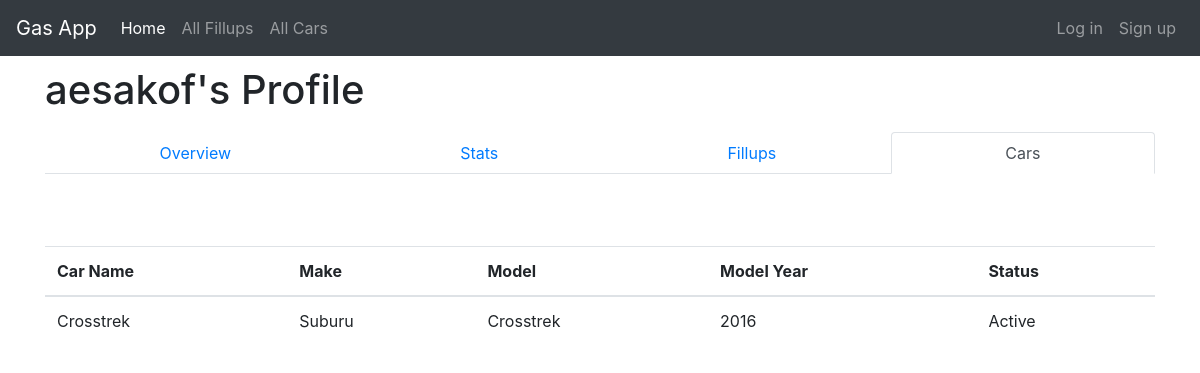
The page /profile/aesakof/cars/ on the database as committed earlier.
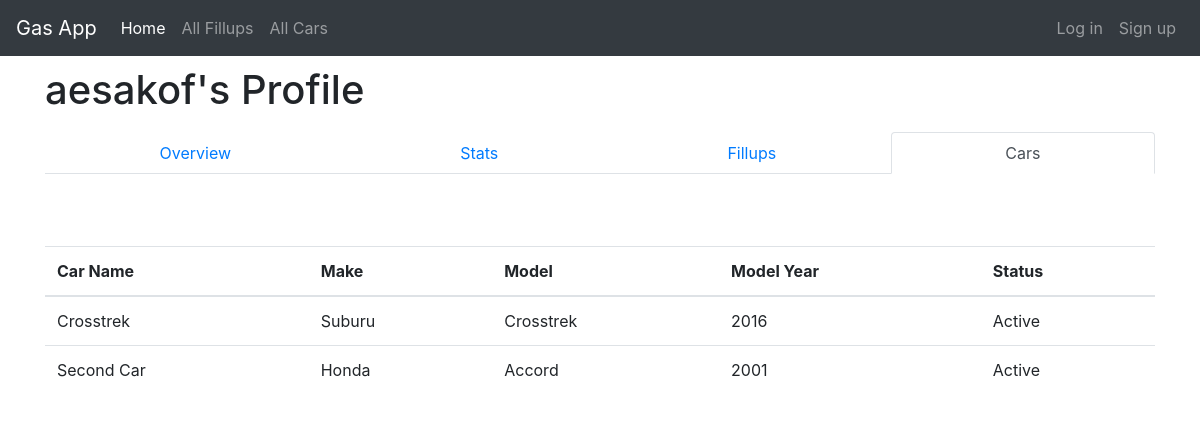
The same page on the database as committed later.
### fillups/models.py (models this page shows, shortened)
class Car(models.Model):
    username = models.ForeignKey(User,on_delete=models.CASCADE)
    name = models.CharField(max_length=25)
    make = models.CharField(max_length=25)
    model = models.CharField(max_length=25)
    model_year = models.IntegerField(choices=MODEL_YEARS)
    status = models.CharField(max_length=10,choices=STATUS,default='Active')

### fillups/views.py (the view)
# urls.py: path('profile/<str:username>/cars/',views.UserCarListView.as_view(),name='user_car_list'),
class UserCarListView(ListView):
    template_name = 'fillups/user_car_list.html'
    model = Car
    context_object_name = 'user_car_list'
    ordering = ['name']
    def get_queryset(self):
        usr = get_object_or_404(User, username=self.kwargs.get("username"))
        return Car.objects.filter(username=usr).order_by('name')
    def get_context_data(self):
        usr = get_object_or_404(User, username=self.kwargs.get("username"))
        context = super(UserCarListView,self).get_context_data(**self.kwargs)
        context['profile_name'] = usr.username
        return context

### fillups/templates/fillups/user_car_list.html (shortened to what this page needs)
{% extends 'base.html' %}
{% block content %}
<div class="centerstage">
  <h1>{{ profile_name }}'s Profile</h1>
  <nav class="nav nav-tabs nav-fill">
    <a class="nav-item nav-link" href="{% url 'fillups:user_profile' username=profile_name %}">Overview</a>
    <a class="nav-item nav-link" href="{% url 'fillups:user_stats' username=profile_name %}">Stats</a>
    <a class="nav-item nav-link" href="{% url 'fillups:user_fillup_list' username=profile_name %}">Fillups</a>
    <a class="nav-item nav-link active" href="{% url 'fillups:user_car_list' username=profile_name %}">Cars</a>
  </nav>
  <br>
  <br>
  <br>
  <table class="table">
    <thead>
      <tr>
        <th>Car Name</th>
        <th>Make</th>
        <th>Model</th>
        <th>Model Year</th>
        <th>Status</th>
      </tr>
    </thead>
    <tbody>
      {% for car in user_car_list %}
        <div class="car">
          <tr>
            <td>{{ car.name }}</td>
            <td>{{ car.make }}</td>
            <td>{{ car.model }}</td>
            <td>{{ car.model_year }}</td>
            <td>{{ car.status }}</td>
          </tr>
        </div>
      {% endfor %}
    </tbody>
  </table>
</div>
{% endblock %}

Rows that differ between the two databases and show on the page:
added Car: name "Second Car", make "Honda", model "Accord", model_year "2001", status "Active"
